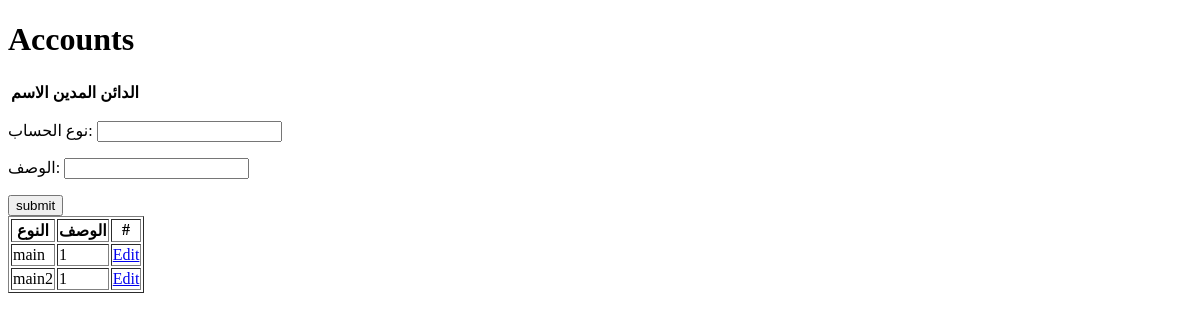
The page /accounts/accounttype/ on the database as committed earlier.
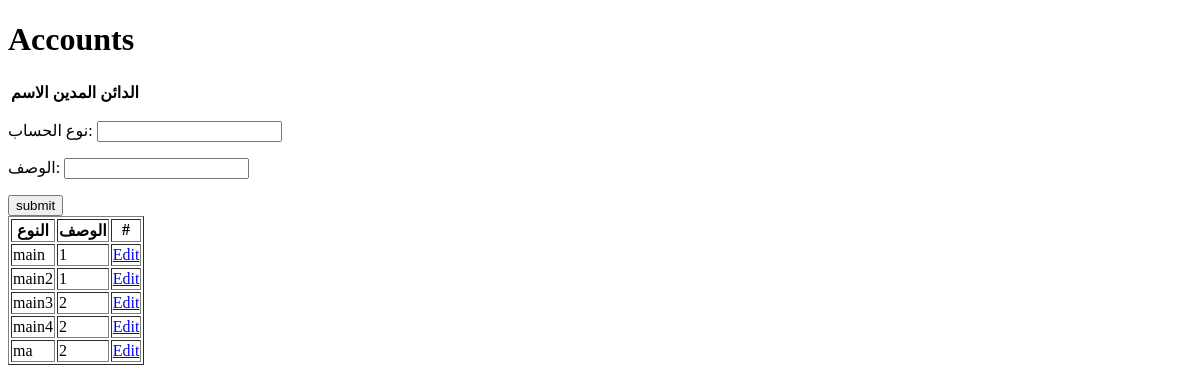
The same page on the database as committed later.
### accounts/models.py (models this page shows, shortened)
class AccountType(models.Model):
    name = models.CharField(verbose_name='نوع الحساب', max_length=50)
    descriptiom = models.CharField(verbose_name='الوصف', max_length=200)

### accounts/views.py (the view, shortened to what this page needs)
# urls.py: path('accounttype/', AccountTypeView.as_view(), name='account_type'),
class AccountTypeView(View):
    def get(self, request, *args , **kwargs):
        account_types = AccountType.objects.all()
        if 'id' in request.GET.keys():
            account_type = AccountType.objects.get(id=request.GET.get('id'))
            form = AccountTypeForm(instance=account_type)
        else:
            form = AccountTypeForm()
        context = {
            'form' : form,
            'data' : account_types,
            'url' : reverse('account_type'),
            'id' : request.GET.get('id')
            }
        return render(request,'account_type.html',context)

### accounts/forms.py
class AccountTypeForm(forms.ModelForm):
    class Meta:
        model = AccountType
        fields = '__all__'

### accounts/templates/account_type.html (shortened to what this page needs)
{% extends 'base.html'%}
{% block content %}
{{ block.super}}
<form method='POST'>
    {{form.as_p}}
<input type='submit' value='submit'>
</form>
<table border=1>
    <thead>
        <tr>
            <th>النوع</th>
            <th>الوصف</th>
            <th>#</th>
        </tr>
    </thead>
    <tbody>
        {% for type in data %}
        <tr>
            <td>
                {{type.name}}
            </td>
            <td>
                {{type.descriptiom}}
            </td>
            <td>
                <a href="{{url}}?id={{type.id}}">Edit</a>
            </td>
        </tr>
        {% endfor %}
    </tbody>
</table>
{% endblock content %}

### accounts/templates/base.html (shortened to what this page needs)
<!DOCTYPE html>
<html>
<head>
</head>
<body>
    {% block content %}
                <h1>Accounts</h1>
                    <table>
                        <thead>
                            <tr>
                                <th>الاسم</th>
                                <th>المدين</th>
                                <th>الدائن</th>
                            </tr>
                        </thead>
                    </table>
    {% endblock content %}
</body>
</html>

Rows that differ between the two databases and show on the page:
added AccountType: name "main3", descriptiom "2"
added AccountType: name "main4", descriptiom "2"
added AccountType: name "ma", descriptiom "2"
